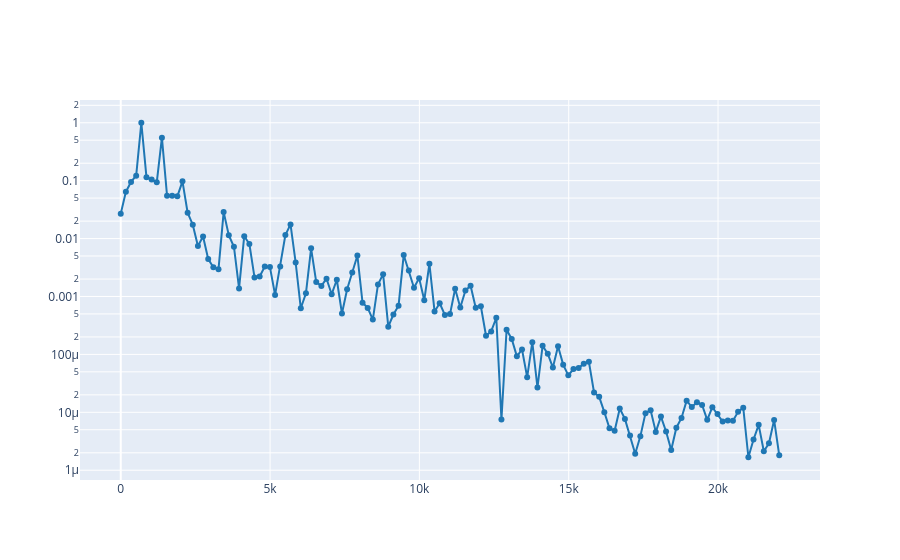

Write notebook code for a chart like this one.
### Markdown cell above
We can plot the spectrum (one slice of the spectrogram) of the signal at an specific time using the `plot_spectrum_at` function. For instance, we can see the spectrum of the signal at the 0.5 seconds:

### Code cell
from scipy.signal import spectrogram
plot_spectrum_at(ff, tt, S, 0.5)

### Figure 1 — Plotly figure (JSON) as saved in the notebook; plotly's stock layout.template omitted (floating-point values rounded to 4 significant figures; data arrays with more than 128 entries replaced by an {"elided": "..."} marker saying what was removed)
{"data": [{"line": {"color": "#1f77b4", "shape": "linear"}, "mode": "lines+markers", "type": "scatter", "x": {"elided": "129 float values"}, "y": {"elided": "129 float values"}}], "layout": {"yaxis": {"type": "log"}}}
